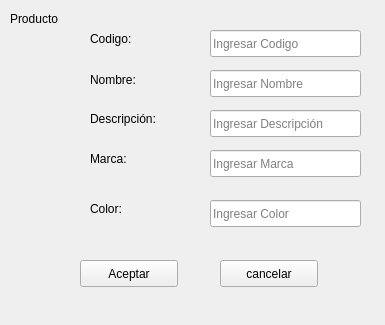
<?xml version="1.0" encoding="UTF-8"?>
<ui version="4.0">
 <class>Form</class>
 <widget class="QWidget" name="Form">
  <property name="geometry">
   <rect>
    <x>0</x>
    <y>0</y>
    <width>385</width>
    <height>325</height>
   </rect>
  </property>
  <property name="windowTitle">
   <string>Producto</string>
  </property>
  <property name="toolTip">
   <string/>
  </property>
  <property name="whatsThis">
   <string/>
  </property>
  <property name="accessibleName">
   <string/>
  </property>
  <widget class="QPushButton" name="agregar">
   <property name="geometry">
    <rect>
     <x>80</x>
     <y>260</y>
     <width>98</width>
     <height>27</height>
    </rect>
   </property>
   <property name="text">
    <string>Aceptar</string>
   </property>
  </widget>
  <widget class="QPushButton" name="cancelar">
   <property name="geometry">
    <rect>
     <x>220</x>
     <y>260</y>
     <width>98</width>
     <height>27</height>
    </rect>
   </property>
   <property name="text">
    <string>cancelar</string>
   </property>
  </widget>
  <widget class="QLineEdit" name="codigo_prod">
   <property name="geometry">
    <rect>
     <x>210</x>
     <y>30</y>
     <width>151</width>
     <height>27</height>
    </rect>
   </property>
   <property name="statusTip">
    <string/>
   </property>
   <property name="whatsThis">
    <string/>
   </property>
   <property name="accessibleName">
    <string/>
   </property>
   <property name="inputMask">
    <string/>
   </property>
   <property name="text">
    <string/>
   </property>
   <property name="placeholderText">
    <string>Ingresar Codigo</string>
   </property>
  </widget>
  <widget class="QLineEdit" name="nombre_prod">
   <property name="geometry">
    <rect>
     <x>210</x>
     <y>70</y>
     <width>151</width>
     <height>27</height>
    </rect>
   </property>
   <property name="placeholderText">
    <string>Ingresar Nombre</string>
   </property>
  </widget>
  <widget class="QLineEdit" name="descripcion_prod">
   <property name="geometry">
    <rect>
     <x>210</x>
     <y>110</y>
     <width>151</width>
     <height>27</height>
    </rect>
   </property>
   <property name="placeholderText">
    <string>Ingresar Descripción</string>
   </property>
   <property name="cursorMoveStyle">
    <enum>Qt::LogicalMoveStyle</enum>
   </property>
  </widget>
  <widget class="QLineEdit" name="marca_prod">
   <property name="geometry">
    <rect>
     <x>210</x>
     <y>150</y>
     <width>151</width>
     <height>27</height>
    </rect>
   </property>
   <property name="placeholderText">
    <string>Ingresar Marca</string>
   </property>
  </widget>
  <widget class="QLabel" name="label">
   <property name="geometry">
    <rect>
     <x>90</x>
     <y>30</y>
     <width>66</width>
     <height>17</height>
    </rect>
   </property>
   <property name="text">
    <string>Codigo:</string>
   </property>
  </widget>
  <widget class="QLabel" name="label_2">
   <property name="geometry">
    <rect>
     <x>90</x>
     <y>70</y>
     <width>81</width>
     <height>20</height>
    </rect>
   </property>
   <property name="text">
    <string>Nombre:</string>
   </property>
  </widget>
  <widget class="QLabel" name="label_3">
   <property name="geometry">
    <rect>
     <x>90</x>
     <y>110</y>
     <width>101</width>
     <height>17</height>
    </rect>
   </property>
   <property name="text">
    <string>Descripción:</string>
   </property>
  </widget>
  <widget class="QLabel" name="label_4">
   <property name="geometry">
    <rect>
     <x>90</x>
     <y>150</y>
     <width>66</width>
     <height>17</height>
    </rect>
   </property>
   <property name="text">
    <string>Marca:</string>
   </property>
  </widget>
  <widget class="QLabel" name="label_5">
   <property name="geometry">
    <rect>
     <x>10</x>
     <y>10</y>
     <width>81</width>
     <height>17</height>
    </rect>
   </property>
   <property name="text">
    <string>Producto</string>
   </property>
  </widget>
  <widget class="QLabel" name="label_7">
   <property name="geometry">
    <rect>
     <x>90</x>
     <y>200</y>
     <width>66</width>
     <height>17</height>
    </rect>
   </property>
   <property name="text">
    <string>Color:</string>
   </property>
  </widget>
  <widget class="QLineEdit" name="color_prod">
   <property name="geometry">
    <rect>
     <x>210</x>
     <y>200</y>
     <width>151</width>
     <height>27</height>
    </rect>
   </property>
   <property name="placeholderText">
    <string>Ingresar Color</string>
   </property>
  </widget>
 </widget>
 <resources/>
 <connections/>
</ui>
